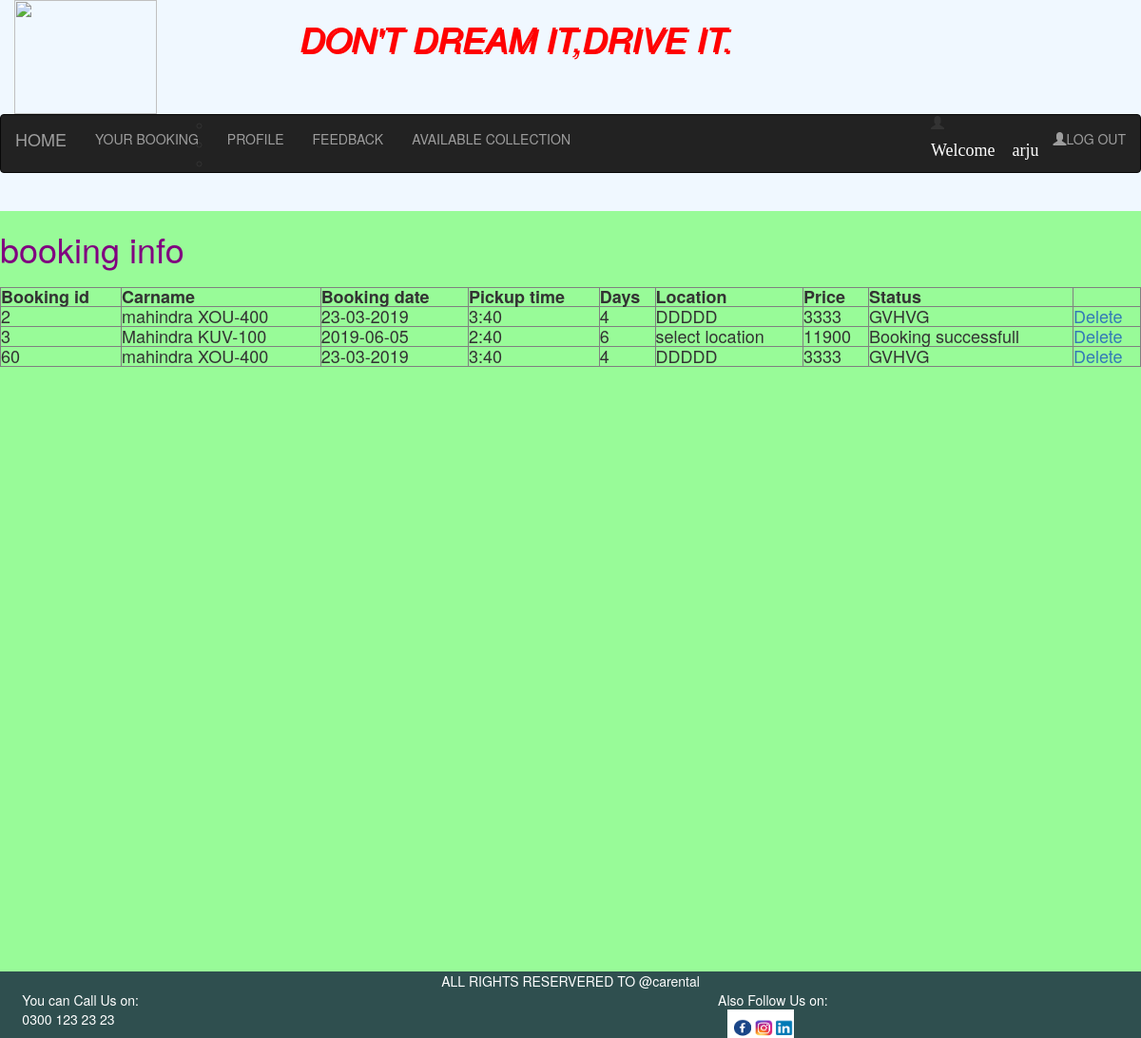
The page /bookinginfo.php (signed in) on the database its author committed.
### tables this page shows
CREATE TABLE IF NOT EXISTS `booking` (
  `bookingid` int(11) NOT NULL AUTO_INCREMENT,
  `logid` varchar(20) NOT NULL,
  `carname` varchar(20) NOT NULL,
  `bookingdate` varchar(20) NOT NULL,
  `pickuptime` varchar(20) NOT NULL,
  `days` int(11) NOT NULL,
  `location` varchar(20) NOT NULL,
  `price` varchar(20) NOT NULL,
  `status` varchar(50) NOT NULL,
  PRIMARY KEY (`bookingid`)
);

### bookinginfo.php (the view, shortened to what this page needs)
<!DOCTYPE html>
<html>
    <head>
        <link href="http://maxcdn.bootstrapcdn.com/bootstrap/3.4.0/css/bootstrap.min.css" rel="stylesheet" type="text/css"/>
    </head>
    <body style="background-color: aliceblue">
        <div class="container-fluid">
        <?php
        include ("header2.php");
        ?>
        <div class="row" style="background-color: palegreen;height:800px" >
            <div class="col-sm-12" style="height: 300px">
                  <h1><font color="purple"> booking info</font></h1>
                <?php
                 $cok=$_COOKIE['logcookie'];
                 $link=mysqli_connect(HOST,USERNAME,PASSWORD,DBNAME);
                 $result=mysqli_query($link,"select * from booking where logid='$cok'");
                 if(mysqli_affected_rows($link)>0)
                 {
                  echo "<h4>";
                 echo "<table border='1'width='100%' background-color:khaki>";
                 echo "<h3>";
                 echo"<tr><th>Booking id</th><th>Carname</th><th>Booking date</th><th>Pickup time</th><th>Days</th><th>Location</th><th>Price</th><th>Status</th><th></th></tr>";
                 echo "</h3>";
                 while($row=mysqli_fetch_assoc($result))
                 {
                    $r1=$row['bookingid'];
                    $r3=$row['carname'];
                    $r4=$row['bookingdate'];
                    $r5=$row['pickuptime'];
                    $r6=$row['days'];
                    $r7=$row['location'];
                    $r8=$row['price'];
                    $r9=$row['status'];
                  echo "<tr>";
                  echo "<td>$r1</td>";
                  echo "<td>$r3</td>";
                  echo "<td>$r4</td>";
                  echo "<td>$r5</td>";
                  echo "<td>$r6</td>";
                  echo "<td>$r7</td>";
                  echo "<td>$r8</td>";
                  echo "<td>$r9</td>";
                  echo "<td><a href='deletebooking.php?id=$r1'>Delete</a></td>";
                  echo "</tr>";
                 }
                 echo"</table>";
                 echo "</h4>";
                 }
                 else
                 {
                  echo "<h4>no record found</h4>";
              }
               ?>
        </div>
    </div>
        <?php
        include ("footer.php");
        ?>
    </body>
</html>

### rows shown on the page
booking: bookingid "2", carname "mahindra XOU-400", bookingdate "23-03-2019", pickuptime "3:40", days "4", location "DDDDD", price "3333", status "GVHVG"
booking: bookingid "3", carname "Mahindra KUV-100", bookingdate "2019-06-05", pickuptime "2:40", days "6", location "select location", price "11900", status "Booking successfull"
booking: bookingid "60", carname "mahindra XOU-400", bookingdate "23-03-2019", pickuptime "3:40", days "4", location "DDDDD", price "3333", status "GVHVG"

### other values the page prints
$m "arju"
